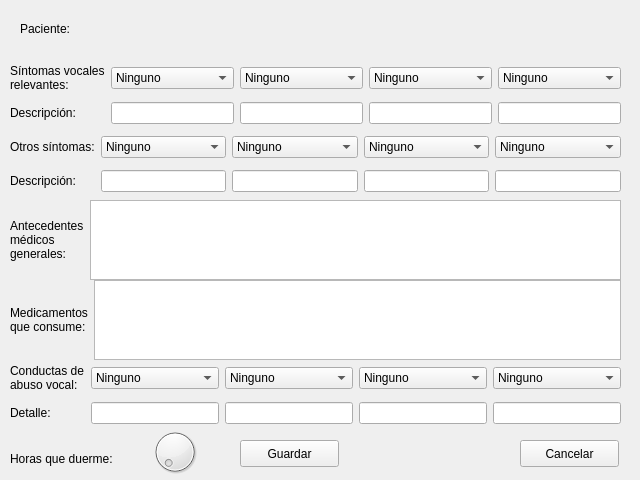
<?xml version="1.0" encoding="UTF-8"?>
<ui version="4.0">
 <class>griddd</class>
 <widget class="QWidget" name="griddd">
  <property name="geometry">
   <rect>
    <x>0</x>
    <y>0</y>
    <width>640</width>
    <height>480</height>
   </rect>
  </property>
  <property name="windowTitle">
   <string>Sintomatología y Conductas</string>
  </property>
  <widget class="QWidget" name="layoutWidget">
   <property name="geometry">
    <rect>
     <x>10</x>
     <y>130</y>
     <width>611</width>
     <height>69</height>
    </rect>
   </property>
   <layout class="QGridLayout" name="gridLayout_2">
    <item row="0" column="0">
     <widget class="QLabel" name="label_3">
      <property name="text">
       <string>Otros síntomas:</string>
      </property>
     </widget>
    </item>
    <item row="0" column="1">
     <widget class="QComboBox" name="os1">
      <item>
       <property name="text">
        <string>Ninguno</string>
       </property>
      </item>
      <item>
       <property name="text">
        <string>Problemas de acusión</string>
       </property>
      </item>
      <item>
       <property name="text">
        <string>Alergías</string>
       </property>
      </item>
      <item>
       <property name="text">
        <string>Resfríos frecuentes</string>
       </property>
      </item>
      <item>
       <property name="text">
        <string>Estrés</string>
       </property>
      </item>
      <item>
       <property name="text">
        <string>Acidez gástrica</string>
       </property>
      </item>
      <item>
       <property name="text">
        <string>Dificultad al tragar</string>
       </property>
      </item>
      <item>
       <property name="text">
        <string>Dolor de cuello u hombros</string>
       </property>
      </item>
      <item>
       <property name="text">
        <string>Pérdidas anteriores de la voz</string>
       </property>
      </item>
     </widget>
    </item>
    <item row="0" column="2">
     <widget class="QComboBox" name="os2">
      <item>
       <property name="text">
        <string>Ninguno</string>
       </property>
      </item>
      <item>
       <property name="text">
        <string>Problemas de acusión</string>
       </property>
      </item>
      <item>
       <property name="text">
        <string>Alergías</string>
       </property>
      </item>
      <item>
       <property name="text">
        <string>Resfríos frecuentes</string>
       </property>
      </item>
      <item>
       <property name="text">
        <string>Estrés</string>
       </property>
      </item>
      <item>
       <property name="text">
        <string>Acidez gástrica</string>
       </property>
      </item>
      <item>
       <property name="text">
        <string>Dificultad al tragar</string>
       </property>
      </item>
      <item>
       <property name="text">
        <string>Dolor de cuello u hombros</string>
       </property>
      </item>
      <item>
       <property name="text">
        <string>Pérdidas anteriores de la voz</string>
       </property>
      </item>
     </widget>
    </item>
    <item row="0" column="3">
     <widget class="QComboBox" name="os3">
      <item>
       <property name="text">
        <string>Ninguno</string>
       </property>
      </item>
      <item>
       <property name="text">
        <string>Problemas de acusión</string>
       </property>
      </item>
      <item>
       <property name="text">
        <string>Alergías</string>
       </property>
      </item>
      <item>
       <property name="text">
        <string>Resfríos frecuentes</string>
       </property>
      </item>
      <item>
       <property name="text">
        <string>Estrés</string>
       </property>
      </item>
      <item>
       <property name="text">
        <string>Acidez gástrica</string>
       </property>
      </item>
      <item>
       <property name="text">
        <string>Dificultad al tragar</string>
       </property>
      </item>
      <item>
       <property name="text">
        <string>Dolor de cuello u hombros</string>
       </property>
      </item>
      <item>
       <property name="text">
        <string>Pérdidas anteriores de la voz</string>
       </property>
      </item>
     </widget>
    </item>
    <item row="0" column="4">
     <widget class="QComboBox" name="os4">
      <item>
       <property name="text">
        <string>Ninguno</string>
       </property>
      </item>
      <item>
       <property name="text">
        <string>Problemas de acusión</string>
       </property>
      </item>
      <item>
       <property name="text">
        <string>Alergías</string>
       </property>
      </item>
      <item>
       <property name="text">
        <string>Resfríos frecuentes</string>
       </property>
      </item>
      <item>
       <property name="text">
        <string>Estrés</string>
       </property>
      </item>
      <item>
       <property name="text">
        <string>Acidez gástrica</string>
       </property>
      </item>
      <item>
       <property name="text">
        <string>Dificultad al tragar</string>
       </property>
      </item>
      <item>
       <property name="text">
        <string>Dolor de cuello u hombros</string>
       </property>
      </item>
      <item>
       <property name="text">
        <string>Pérdidas anteriores de la voz</string>
       </property>
      </item>
     </widget>
    </item>
    <item row="1" column="0">
     <widget class="QLabel" name="label_4">
      <property name="text">
       <string>Descripción:</string>
      </property>
     </widget>
    </item>
    <item row="1" column="1">
     <widget class="QLineEdit" name="dos1"/>
    </item>
    <item row="1" column="2">
     <widget class="QLineEdit" name="dos2"/>
    </item>
    <item row="1" column="3">
     <widget class="QLineEdit" name="dos3"/>
    </item>
    <item row="1" column="4">
     <widget class="QLineEdit" name="dos4"/>
    </item>
   </layout>
  </widget>
  <widget class="QWidget" name="layoutWidget_2">
   <property name="geometry">
    <rect>
     <x>10</x>
     <y>280</y>
     <width>611</width>
     <height>80</height>
    </rect>
   </property>
   <layout class="QHBoxLayout" name="horizontalLayout_2">
    <item>
     <widget class="QLabel" name="label_6">
      <property name="text">
       <string>Medicamentos
que consume:</string>
      </property>
     </widget>
    </item>
    <item>
     <widget class="QPlainTextEdit" name="textMQC"/>
    </item>
   </layout>
  </widget>
  <widget class="QWidget" name="layoutWidget_3">
   <property name="geometry">
    <rect>
     <x>10</x>
     <y>360</y>
     <width>611</width>
     <height>69</height>
    </rect>
   </property>
   <layout class="QGridLayout" name="gridLayout_3">
    <item row="0" column="0">
     <widget class="QLabel" name="label_7">
      <property name="text">
       <string>Conductas de
abuso vocal:</string>
      </property>
     </widget>
    </item>
    <item row="0" column="1">
     <widget class="QComboBox" name="cav1">
      <item>
       <property name="text">
        <string>Ninguno</string>
       </property>
      </item>
      <item>
       <property name="text">
        <string>Fumador</string>
       </property>
      </item>
      <item>
       <property name="text">
        <string>Bebe Alcohol</string>
       </property>
      </item>
      <item>
       <property name="text">
        <string>Consumo de alimentos condimentados</string>
       </property>
      </item>
      <item>
       <property name="text">
        <string>Consumo de liquidos (espc. cantidad)</string>
       </property>
      </item>
      <item>
       <property name="text">
        <string>Consumo de café (espc. cantidad)</string>
       </property>
      </item>
      <item>
       <property name="text">
        <string>Pastillas de menta (espc. cantidad)</string>
       </property>
      </item>
      <item>
       <property name="text">
        <string>Intensidad vocal elevada</string>
       </property>
      </item>
      <item>
       <property name="text">
        <string>Realiza actividad física</string>
       </property>
      </item>
      <item>
       <property name="text">
        <string>Se expone a cambios de temperatura</string>
       </property>
      </item>
      <item>
       <property name="text">
        <string>Se expone a calefacción</string>
       </property>
      </item>
     </widget>
    </item>
    <item row="1" column="0">
     <widget class="QLabel" name="label_8">
      <property name="text">
       <string>Detalle:</string>
      </property>
     </widget>
    </item>
    <item row="1" column="1">
     <widget class="QLineEdit" name="dcav1"/>
    </item>
    <item row="1" column="2">
     <widget class="QLineEdit" name="dcav2"/>
    </item>
    <item row="1" column="3">
     <widget class="QLineEdit" name="dcav3"/>
    </item>
    <item row="1" column="4">
     <widget class="QLineEdit" name="dcav4"/>
    </item>
    <item row="0" column="2">
     <widget class="QComboBox" name="cav2">
      <item>
       <property name="text">
        <string>Ninguno</string>
       </property>
      </item>
      <item>
       <property name="text">
        <string>Fumador</string>
       </property>
      </item>
      <item>
       <property name="text">
        <string>Bebe Alcohol</string>
       </property>
      </item>
      <item>
       <property name="text">
        <string>Consumo de alimentos condimentados</string>
       </property>
      </item>
      <item>
       <property name="text">
        <string>Consumo de liquidos (espc. cantidad)</string>
       </property>
      </item>
      <item>
       <property name="text">
        <string>Consumo de café (espc. cantidad)</string>
       </property>
      </item>
      <item>
       <property name="text">
        <string>Pastillas de menta (espc. cantidad)</string>
       </property>
      </item>
      <item>
       <property name="text">
        <string>Intensidad vocal elevada</string>
       </property>
      </item>
      <item>
       <property name="text">
        <string>Realiza actividad física</string>
       </property>
      </item>
      <item>
       <property name="text">
        <string>Se expone a cambios de temperatura</string>
       </property>
      </item>
      <item>
       <property name="text">
        <string>Se expone a calefacción</string>
       </property>
      </item>
     </widget>
    </item>
    <item row="0" column="3">
     <widget class="QComboBox" name="cav3">
      <item>
       <property name="text">
        <string>Ninguno</string>
       </property>
      </item>
      <item>
       <property name="text">
        <string>Fumador</string>
       </property>
      </item>
      <item>
       <property name="text">
        <string>Bebe Alcohol</string>
       </property>
      </item>
      <item>
       <property name="text">
        <string>Consumo de alimentos condimentados</string>
       </property>
      </item>
      <item>
       <property name="text">
        <string>Consumo de liquidos (espc. cantidad)</string>
       </property>
      </item>
      <item>
       <property name="text">
        <string>Consumo de café (espc. cantidad)</string>
       </property>
      </item>
      <item>
       <property name="text">
        <string>Pastillas de menta (espc. cantidad)</string>
       </property>
      </item>
      <item>
       <property name="text">
        <string>Intensidad vocal elevada</string>
       </property>
      </item>
      <item>
       <property name="text">
        <string>Realiza actividad física</string>
       </property>
      </item>
      <item>
       <property name="text">
        <string>Se expone a cambios de temperatura</string>
       </property>
      </item>
      <item>
       <property name="text">
        <string>Se expone a calefacción</string>
       </property>
      </item>
     </widget>
    </item>
    <item row="0" column="4">
     <widget class="QComboBox" name="cav4">
      <item>
       <property name="text">
        <string>Ninguno</string>
       </property>
      </item>
      <item>
       <property name="text">
        <string>Fumador</string>
       </property>
      </item>
      <item>
       <property name="text">
        <string>Bebe Alcohol</string>
       </property>
      </item>
      <item>
       <property name="text">
        <string>Consumo de alimentos condimentados</string>
       </property>
      </item>
      <item>
       <property name="text">
        <string>Consumo de liquidos (espc. cantidad)</string>
       </property>
      </item>
      <item>
       <property name="text">
        <string>Consumo de café (espc. cantidad)</string>
       </property>
      </item>
      <item>
       <property name="text">
        <string>Pastillas de menta (espc. cantidad)</string>
       </property>
      </item>
      <item>
       <property name="text">
        <string>Intensidad vocal elevada</string>
       </property>
      </item>
      <item>
       <property name="text">
        <string>Realiza actividad física</string>
       </property>
      </item>
      <item>
       <property name="text">
        <string>Se expone a cambios de temperatura</string>
       </property>
      </item>
      <item>
       <property name="text">
        <string>Se expone a calefacción</string>
       </property>
      </item>
     </widget>
    </item>
   </layout>
  </widget>
  <widget class="QLabel" name="label_9">
   <property name="geometry">
    <rect>
     <x>10</x>
     <y>450</y>
     <width>131</width>
     <height>17</height>
    </rect>
   </property>
   <property name="text">
    <string>Horas que duerme:</string>
   </property>
  </widget>
  <widget class="QDial" name="hqd">
   <property name="geometry">
    <rect>
     <x>150</x>
     <y>420</y>
     <width>50</width>
     <height>64</height>
    </rect>
   </property>
   <property name="maximum">
    <number>24</number>
   </property>
  </widget>
  <widget class="QLabel" name="label_10">
   <property name="geometry">
    <rect>
     <x>20</x>
     <y>20</y>
     <width>67</width>
     <height>17</height>
    </rect>
   </property>
   <property name="text">
    <string>Paciente:</string>
   </property>
  </widget>
  <widget class="QPushButton" name="bguardar">
   <property name="geometry">
    <rect>
     <x>240</x>
     <y>440</y>
     <width>99</width>
     <height>27</height>
    </rect>
   </property>
   <property name="text">
    <string>Guardar</string>
   </property>
  </widget>
  <widget class="QPushButton" name="bcancelar">
   <property name="geometry">
    <rect>
     <x>520</x>
     <y>440</y>
     <width>99</width>
     <height>27</height>
    </rect>
   </property>
   <property name="text">
    <string>Cancelar</string>
   </property>
  </widget>
  <widget class="QLabel" name="nombrep">
   <property name="geometry">
    <rect>
     <x>90</x>
     <y>20</y>
     <width>371</width>
     <height>31</height>
    </rect>
   </property>
   <property name="font">
    <font>
     <pointsize>14</pointsize>
     <weight>75</weight>
     <bold>true</bold>
    </font>
   </property>
   <property name="text">
    <string/>
   </property>
  </widget>
  <widget class="QLabel" name="fecha">
   <property name="geometry">
    <rect>
     <x>496</x>
     <y>20</y>
     <width>101</width>
     <height>21</height>
    </rect>
   </property>
   <property name="text">
    <string/>
   </property>
  </widget>
  <widget class="QWidget" name="layoutWidget">
   <property name="geometry">
    <rect>
     <x>10</x>
     <y>60</y>
     <width>611</width>
     <height>69</height>
    </rect>
   </property>
   <layout class="QGridLayout" name="gridLayout">
    <item row="0" column="0">
     <widget class="QLabel" name="label">
      <property name="text">
       <string>Síntomas vocales
relevantes:</string>
      </property>
     </widget>
    </item>
    <item row="0" column="1">
     <widget class="QComboBox" name="svr1">
      <item>
       <property name="text">
        <string>Ninguno</string>
       </property>
      </item>
      <item>
       <property name="text">
        <string>Ronquera</string>
       </property>
      </item>
      <item>
       <property name="text">
        <string>Dolor fonar</string>
       </property>
      </item>
      <item>
       <property name="text">
        <string>Fatiga</string>
       </property>
      </item>
      <item>
       <property name="text">
        <string>Sensación de cuerpo extraño</string>
       </property>
      </item>
      <item>
       <property name="text">
        <string>Picor al hablar</string>
       </property>
      </item>
      <item>
       <property name="text">
        <string>Carraspera</string>
       </property>
      </item>
      <item>
       <property name="text">
        <string>Tensión al hablar</string>
       </property>
      </item>
      <item>
       <property name="text">
        <string>Resequedad</string>
       </property>
      </item>
      <item>
       <property name="text">
        <string>Esfuerzo al hablar</string>
       </property>
      </item>
     </widget>
    </item>
    <item row="0" column="3">
     <widget class="QComboBox" name="svr3">
      <item>
       <property name="text">
        <string>Ninguno</string>
       </property>
      </item>
      <item>
       <property name="text">
        <string>Ronquera</string>
       </property>
      </item>
      <item>
       <property name="text">
        <string>Dolor fonar</string>
       </property>
      </item>
      <item>
       <property name="text">
        <string>Fatiga</string>
       </property>
      </item>
      <item>
       <property name="text">
        <string>Sensación de cuerpo extraño</string>
       </property>
      </item>
      <item>
       <property name="text">
        <string>Picor al hablar</string>
       </property>
      </item>
      <item>
       <property name="text">
        <string>Carraspera</string>
       </property>
      </item>
      <item>
       <property name="text">
        <string>Tensión al hablar</string>
       </property>
      </item>
      <item>
       <property name="text">
        <string>Resequedad</string>
       </property>
      </item>
      <item>
       <property name="text">
        <string>Esfuerzo al hablar</string>
       </property>
      </item>
     </widget>
    </item>
    <item row="0" column="4">
     <widget class="QComboBox" name="svr4">
      <item>
       <property name="text">
        <string>Ninguno</string>
       </property>
      </item>
      <item>
       <property name="text">
        <string>Ronquera</string>
       </property>
      </item>
      <item>
       <property name="text">
        <string>Dolor fonar</string>
       </property>
      </item>
      <item>
       <property name="text">
        <string>Fatiga</string>
       </property>
      </item>
      <item>
       <property name="text">
        <string>Sensación de cuerpo extraño</string>
       </property>
      </item>
      <item>
       <property name="text">
        <string>Picor al hablar</string>
       </property>
      </item>
      <item>
       <property name="text">
        <string>Carraspera</string>
       </property>
      </item>
      <item>
       <property name="text">
        <string>Tensión al hablar</string>
       </property>
      </item>
      <item>
       <property name="text">
        <string>Resequedad</string>
       </property>
      </item>
      <item>
       <property name="text">
        <string>Esfuerzo al hablar</string>
       </property>
      </item>
     </widget>
    </item>
    <item row="1" column="2">
     <widget class="QLineEdit" name="dsvr2"/>
    </item>
    <item row="1" column="1">
     <widget class="QLineEdit" name="dsvr1"/>
    </item>
    <item row="1" column="0">
     <widget class="QLabel" name="label_2">
      <property name="text">
       <string>Descripción:</string>
      </property>
     </widget>
    </item>
    <item row="1" column="3">
     <widget class="QLineEdit" name="dsvr3"/>
    </item>
    <item row="1" column="4">
     <widget class="QLineEdit" name="dsvr4"/>
    </item>
    <item row="0" column="2">
     <widget class="QComboBox" name="svr2">
      <item>
       <property name="text">
        <string>Ninguno</string>
       </property>
      </item>
      <item>
       <property name="text">
        <string>Ronquera</string>
       </property>
      </item>
      <item>
       <property name="text">
        <string>Dolor fonar</string>
       </property>
      </item>
      <item>
       <property name="text">
        <string>Fatiga</string>
       </property>
      </item>
      <item>
       <property name="text">
        <string>Sensación de cuerpo extraño</string>
       </property>
      </item>
      <item>
       <property name="text">
        <string>Picor al hablar</string>
       </property>
      </item>
      <item>
       <property name="text">
        <string>Carraspera</string>
       </property>
      </item>
      <item>
       <property name="text">
        <string>Tensión al hablar</string>
       </property>
      </item>
      <item>
       <property name="text">
        <string>Resequedad</string>
       </property>
      </item>
      <item>
       <property name="text">
        <string>Esfuerzo al hablar</string>
       </property>
      </item>
     </widget>
    </item>
   </layout>
  </widget>
  <widget class="QWidget" name="layoutWidget">
   <property name="geometry">
    <rect>
     <x>10</x>
     <y>200</y>
     <width>611</width>
     <height>80</height>
    </rect>
   </property>
   <layout class="QHBoxLayout" name="horizontalLayout">
    <item>
     <widget class="QLabel" name="label_5">
      <property name="text">
       <string>Antecedentes
médicos
generales:</string>
      </property>
     </widget>
    </item>
    <item>
     <widget class="QPlainTextEdit" name="textAMG"/>
    </item>
   </layout>
  </widget>
 </widget>
 <resources/>
 <connections>
  <connection>
   <sender>bcancelar</sender>
   <signal>clicked()</signal>
   <receiver>griddd</receiver>
   <slot>close()</slot>
   <hints>
    <hint type="sourcelabel">
     <x>569</x>
     <y>453</y>
    </hint>
    <hint type="destinationlabel">
     <x>319</x>
     <y>239</y>
    </hint>
   </hints>
  </connection>
 </connections>
</ui>
